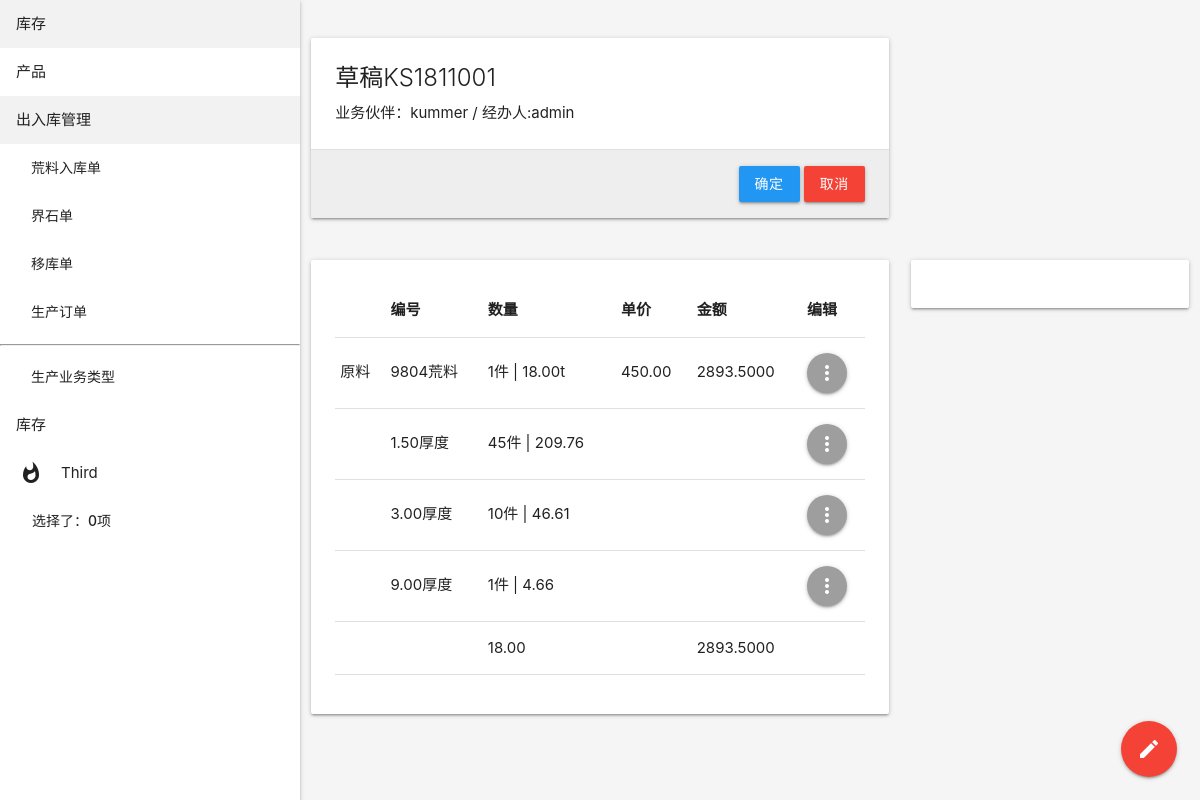
Page /mrp/kes_order/1/ on the earlier database version.
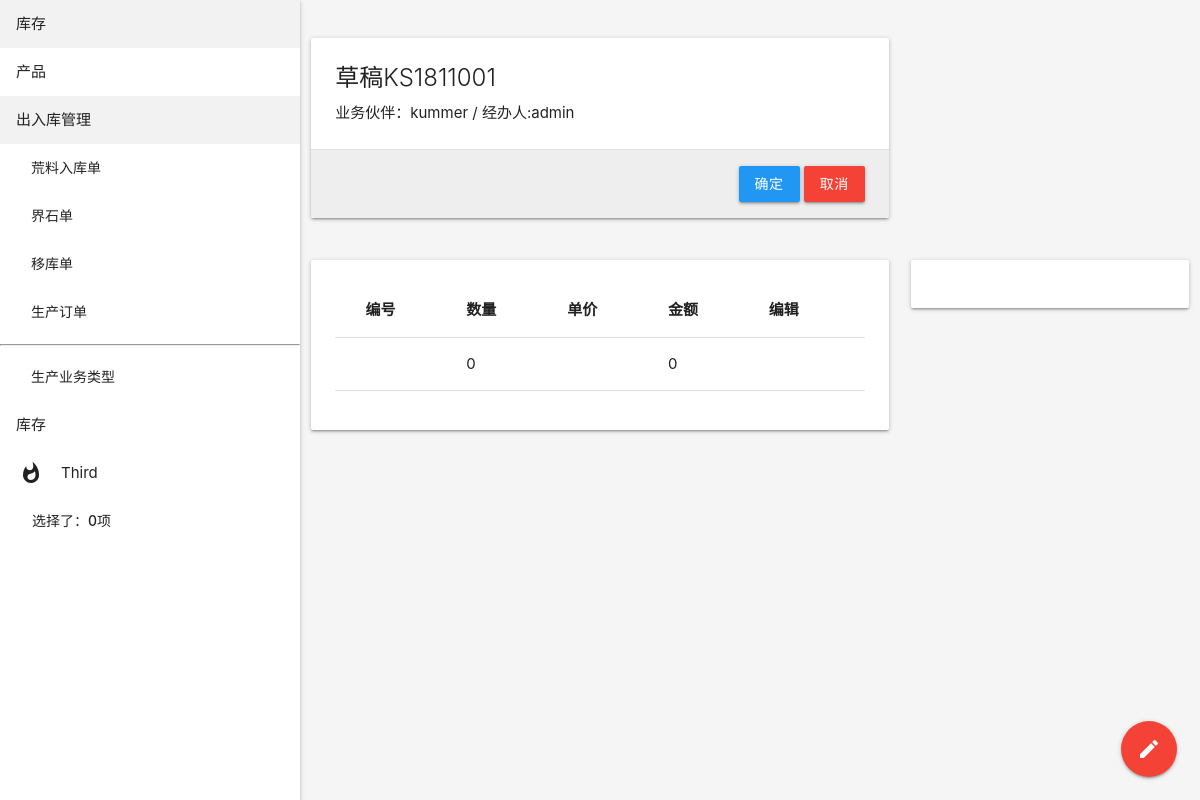
Same page on the later database version.
### mrp/models/kes.py (models this page shows, shortened)
class KesOrderRawItem(OrderItemBase):
    order = models.ForeignKey('KesOrder', on_delete=models.CASCADE, related_name='items', blank=True,
                              null=True)
    price = models.DecimalField('单价', max_digits=8, decimal_places=2, help_text='立方单价')
    m3 = models.DecimalField('立方数', max_digits=5, decimal_places=2, null=True, blank=True)
    class Meta:
        verbose_name = '界石单荒料行'
    def get_amount(self):
        m3 = self.m3 if self.m3 else 0
        return m3 * self.price

class KesOrderProduceItem(OrderItemBase):
    order = models.ForeignKey('KesOrder', on_delete=models.CASCADE, related_name='produce_items', blank=True, null=True,
                              verbose_name='对应界石单')
    raw_item = models.ForeignKey('KesOrderRawItem', on_delete=models.CASCADE, related_name='produces',
                                 verbose_name='原材料')
    product = models.ForeignKey('product.Product', on_delete=models.CASCADE, verbose_name='product', blank=True,
                                null=True)
    thickness = models.DecimalField('厚度规格', max_digits=5, decimal_places=2)
    quantity = models.DecimalField('数量', decimal_places=2, max_digits=10, null=True, blank=True)
    class Meta:
        verbose_name = '界石单毛板行'

class KesOrder(MrpOrderAbstract):
    order = OrderField(order_str='KS', blank=True, verbose_name='单号', default='New', max_length=20)
    class Meta:
        verbose_name = '生产加工单'
    def get_update_url(self):
        return reverse('kes_order_update', args=[self.id])
    def get_item_edit_url(self):
        return reverse('kes_order_raw_item_edit')

### product/models.py (models this page shows, shortened)
class Product(models.Model):
    name = models.CharField('编号', max_length=20, db_index=True)
    type = models.CharField('类型', max_length=10, choices=TYPE_CHOICES, default='block')
    thickness = models.DecimalField('厚度规格', max_digits=5, decimal_places=2, null=True, blank=True)
    batch = models.ForeignKey('Batch', null=True, blank=True, on_delete=models.SET_NULL, verbose_name='批次')
    category = models.ForeignKey('Category', null=True, blank=True, verbose_name='品种名称', on_delete=models.SET_NULL)
    quarry = models.ForeignKey('Quarry', null=True, blank=True, verbose_name='矿口', on_delete=models.SET_NULL)
    weight = models.DecimalField('重量', max_digits=5, decimal_places=2, null=True)
    long = models.IntegerField('长', null=True, blank=True)
    width = models.IntegerField('宽', null=True, blank=True)
    height = models.IntegerField('高', null=True, blank=True)
    m3 = models.DecimalField('立方', null=True, max_digits=5, decimal_places=2, blank=True)
    uom = models.CharField('荒料计量单位', null=False, choices=UOM_CHOICES, max_length=10, default='t')
    updated = models.DateTimeField('更新日期', auto_now=True)
    created = models.DateTimeField('创建日期', auto_now_add=True)
    activate = models.BooleanField('启用', default=False)
    semi_slab_single_qty = models.DecimalField('毛板单件平方', null=True, max_digits=5, decimal_places=2, blank=True)
    class Meta:
        verbose_name = '荒料编号'
        verbose_name_plural = verbose_name
        unique_together = ('name', 'type', 'thickness')
    def __str__(self):
        thickness = '({})'.format(self.thickness) if self.thickness else ''
        return '{}{}{}'.format(self.name, self.get_type_display(), thickness)

### partner/models.py (models this page shows, shortened)
class Partner(models.Model):
    name = models.CharField('名称', max_length=30, null=False, blank=False)
    is_company = models.BooleanField('公司', default=False)
    type = models.CharField('伙伴类型', choices=PARTNER_TYPE_CHOICES, max_length=20,
                            default='customer')
    phone = models.CharField('联系电话', max_length=20)
    sex = models.CharField('性别', choices=(('male', '先生'), ('female', '女士')), null=True, blank=True, max_length=10)
    province = models.ForeignKey('Province', verbose_name='省份', null=True, blank=True, on_delete=models.SET_NULL)
    city = models.ForeignKey('City', verbose_name='城市', null=True, blank=True, on_delete=models.SET_NULL)
    created = models.DateField('创建日期', auto_now_add=True)
    updated = models.DateTimeField('更新时间', auto_now=True)
    entry = models.ForeignKey(User, related_name='%(class)s_entry',
                              verbose_name='登记人', on_delete=models.SET_NULL, null=True, blank=True)
    is_activate = models.BooleanField('启用', default=True)
    company = models.ForeignKey('self', related_name='members', limit_choices_to={'is_company': True},
                                on_delete=models.SET_NULL,
                                null=True, blank=True, verbose_name='所属公司')
    is_production = models.BooleanField('是生产商', default=False)
    class Meta:
        verbose_name = '伙伴资料'
        unique_together = ['phone', 'name']
    def __str__(self):
        if self.is_company:
            return '{}'.format(self.name)
        else:
            return '{} {}'.format(self.name, self.get_title())

### mrp/views.py (the view, shortened to what this page needs)
# urls.py: path('kes_order/<pk>/', views.KesOrderDetailView.as_view(), name='kes_order_detail'),
class KesOrderDetailView(StateChangeMixin, GetItemsMixin, DetailView):
    model = KesOrder

### cart/cart.py (called while the page is built)
    def __len__(self):
        return len(self.cart)

### cart/context_processors.py (called while the page is built)
def cart(request):
    return {'cart': Cart(request)}

### public/models.py (called while the page is built)
    def get_quantity(self):
        return sum(item.quantity for item in self.items.all() if item.quantity)

    def get_amount(self):
        return sum(item.get_amount() for item in self.items.all())

### public/views.py (called while the page is built)
    def get_context_data(self, **kwargs):
        if self.object:
            items = self.object.items.all()
            kwargs.update({'object_list': items})
        return super().get_context_data(**kwargs)

    def get_btn_visible(self, state):
        return {s: s != state for s in ('draft', 'confirm', 'cancel')}

    def get_context_data(self, **kwargs):
        state_form = self.state_form()
        state = self.object.state
        kwargs.update({'state_form': state_form,
                       'btn_visible': self.get_btn_visible(state)})
        return super(StateChangeMixin, self).get_context_data(**kwargs)

### mrp/templates/mrp/kesorder_detail.html (shortened to what this page needs)
{% extends 'mrp/detail.html' %}
{% load materializecss %}
{% block content %}
    {% block tb %}
        <table class="table">
            <thead>
            <tr>
                <th></th>
                <th>编号</th>
                <th>数量</th>
                <th>单价</th>
                <th>金额</th>
                <th>编辑</th>
            </tr>
            </thead>
            <tbody>
            {% for item in object_list %}
                <tr id="block_list_tr">
                    <td>原料</td>
                    <td>{{ item.product }}</td>
                    <td>{{ item.piece }}件 | {{ item.quantity }}{{ item.uom }}</td>
                    <td>{{ item.price }}</td>
                    <td>{{ item.get_amount }}</td>
                    <td>{% if object.state == 'draft' %}
                        <a class='dropdown-trigger btn-floating grey' href='#' data-target='dropdown1'> <i
                                class="material-icons">more_vert</i></a>
                    {% endif %}</td>
                </tr>
                {% if item.produces.all %}
                    {% for produce in item.produces.all %}
                        <tr>
                            <td></td>
                            <td>{{ produce.thickness }}厚度</td>
                            <td>{{ produce.piece }}件 | {{ produce.quantity }}</td>
                            <td></td>
                            <td></td>
                            <td>{% if object.state == 'draft' %}
                                <a class='dropdown-trigger btn-floating grey' href='#' data-target='dropdown2'> <i
                                        class="material-icons">more_vert</i></a>
                            {% endif %}
                            </td>
                        </tr>
                    {% endfor %}
                {% endif %}
            {% endfor %}
            </tbody>
            <tfoot>
            <tr>
                <td></td>
                <td></td>
                <td>{{ object.get_quantity }}</td>
                <td></td>
                <td>{{ object.get_amount }}</td>
                <td></td>
            </tr>
            </tfoot>
        </table>
    {% endblock %}
{% endblock %}
{% block headline %}
    {{ object.get_state_display }}{{ object.order }}
{% endblock %}
{% block subheadline %}
    业务伙伴：{{ object.partner }} / 经办人:{{ object.handler }}
{% endblock %}

Differences in the rows shown:
removed KesOrderRawItem: product "9804荒料", piece "1", quantity "18.00", uom "t", price "450.00", get_amount "2893.5000"
removed KesOrderProduceItem: thickness "1.50", piece "45", quantity "209.76"
removed KesOrderProduceItem: thickness "3.00", piece "10", quantity "46.61"
removed KesOrderProduceItem: thickness "9.00", piece "1", quantity "4.66"
changed KesOrder "草稿": get_quantity "18.00" → "0"; get_amount "2893.5000" → "0"
